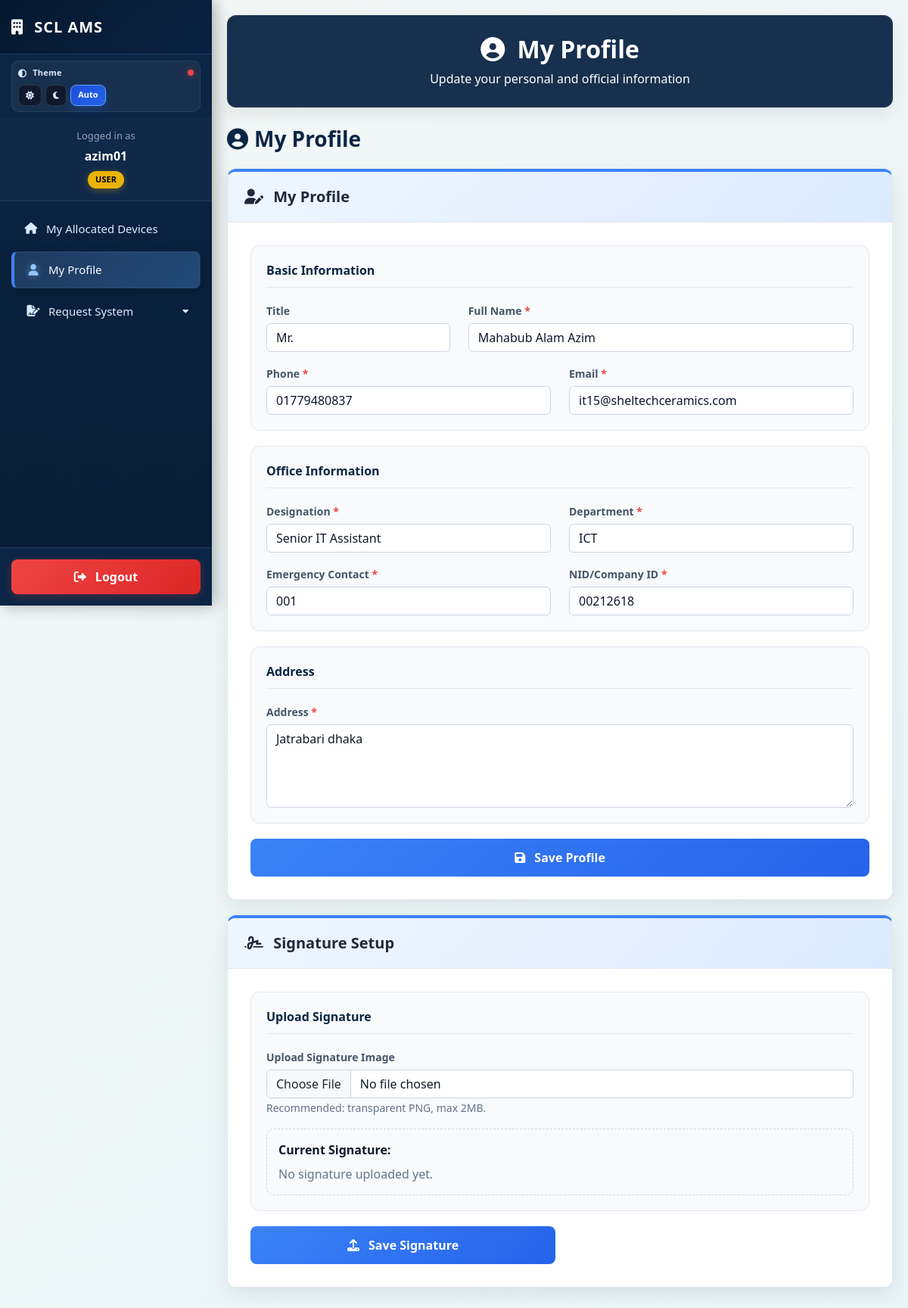
Screenshot of /profile.php (signed in) with the database file from the repository.
### tables this page shows
CREATE TABLE `users` (
  `id` int(11) NOT NULL AUTO_INCREMENT,
  `username` varchar(100) NOT NULL,
  `role` varchar(50) NOT NULL DEFAULT 'user',
  `email` varchar(100) NOT NULL,
  `password` varchar(255) NOT NULL,
  `department` varchar(100) DEFAULT NULL,
  `user_role` varchar(50) NOT NULL DEFAULT 'user',
  `full_name` varchar(150) DEFAULT NULL,
  `title` varchar(20) DEFAULT NULL,
  `phone` varchar(20) DEFAULT NULL,
  `designation` varchar(100) DEFAULT NULL,
  `place_of_posting` varchar(150) DEFAULT NULL,
  `employee_category` varchar(50) DEFAULT NULL,
  `employment_status` varchar(50) DEFAULT NULL,
  `date_of_joining` date DEFAULT NULL,
  `nid_company_id` varchar(50) DEFAULT NULL,
  `emergency_contact` varchar(20) DEFAULT NULL,
  `address` text DEFAULT NULL,
  `confirm_token` varchar(100) DEFAULT NULL,
  `confirm_token_expiry` datetime DEFAULT NULL,
  `token_created_at` datetime DEFAULT NULL,
  `created_at` timestamp NULL DEFAULT current_timestamp(),
  `last_login_ip` varchar(50) DEFAULT NULL,
  `allow_theme_control` tinyint(1) NOT NULL DEFAULT 0,
  `signature_type` varchar(20) DEFAULT NULL,
  `signature_file` varchar(255) DEFAULT NULL,
  `signature_draw` text DEFAULT NULL,
  `is_active` tinyint(1) NOT NULL DEFAULT 1,
  PRIMARY KEY (`id`),
  UNIQUE KEY `username` (`username`),
  UNIQUE KEY `email` (`email`)
);

### profile.php (the view, shortened to what this page needs)
<?php
require_once('header.php');
function h($value) {
    return htmlspecialchars((string)($value ?? ''), ENT_QUOTES, 'UTF-8');
}
$username = $_SESSION['UserName'];
$department_list = ["ICT", "HR & Admin", "Accounts & Finance", "Sales & Marketing", "Supply Chain", "Production", "Civil Engineering", "Electrical", "Mechanical", "Glazeline", "Laboratory & Quality Control", "Power & Generation", "Press", "Sorting & Packing", "Squaring & Polishing", "VAT", "Kiln", "Inventory", "Audit", "Brand"];
$sql = "SELECT * FROM users WHERE username = ? LIMIT 1";
$stmt = mysqli_prepare($conn, $sql);
mysqli_stmt_bind_param($stmt, "s", $username);
mysqli_stmt_execute($stmt);
$user_data = mysqli_fetch_assoc(mysqli_stmt_get_result($stmt));
?>
<div class="profile-card fade-in">
    <div class="profile-header">
        <i class="fas fa-user-edit me-2"></i> My Profile
    </div>
    <div class="profile-body">
        <form method="POST" action="">
            <div class="form-block">
                <div class="form-section-title">Basic Information</div>
                <div class="row mb-3">
                    <div class="col-md-4 mb-3 mb-md-0">
                        <label>Title</label>
                        <select name="title" class="form-select">
                            <option value="Mr." <?php echo (($user_data['title'] ?? '') == 'Mr.') ? 'selected' : ''; ?>>Mr.</option>
                        </select>
                    </div>
                    <div class="col-md-8">
                        <label>Full Name <span class="asterisk">*</span></label>
                        <input type="text" name="full_name" class="form-control" value="<?php echo h($user_data['full_name'] ?? ''); ?>" required>
                    </div>
                </div>
                <div class="row">
                    <div class="col-md-6 mb-3 mb-md-0">
                        <label>Phone <span class="asterisk">*</span></label>
                        <input type="text" name="phone" class="form-control" value="<?php echo h($user_data['phone'] ?? ''); ?>" required>
                    </div>
                    <div class="col-md-6">
                        <label>Email <span class="asterisk">*</span></label>
                        <input type="email" name="email" class="form-control" value="<?php echo h($user_data['email'] ?? ''); ?>" required>
                    </div>
                </div>
            </div>
            <div class="form-block">
                <div class="form-section-title">Office Information</div>
                <div class="row mb-3">
                    <div class="col-md-6 mb-3 mb-md-0">
                        <label>Designation <span class="asterisk">*</span></label>
                        <input type="text" name="designation" class="form-control" value="<?php echo h($user_data['designation'] ?? ''); ?>" required>
                    </div>
                    <div class="col-md-6">
                        <label>Department <span class="asterisk">*</span></label>
                        <select name="department" class="form-select" required>
                            <?php foreach($department_list as $dept): ?>
                                <option value="<?php echo h($dept); ?>" <?php echo (($user_data['department'] ?? '') == $dept) ? 'selected' : ''; ?>>
                                    <?php echo h($dept); ?>
                                </option>
                            <?php endforeach; ?>
                        </select>
                    </div>
                </div>
                <div class="row">
                    <div class="col-md-6 mb-3 mb-md-0">
                        <label>Emergency Contact <span class="asterisk">*</span></label>
                        <input type="text" name="emergency_contact" class="form-control" value="<?php echo h($user_data['emergency_contact'] ?? ''); ?>" required>
                    </div>
                    <div class="col-md-6">
                        <label>NID/Company ID <span class="asterisk">*</span></label>
                        <input type="text" name="nid_company_id" class="form-control" value="<?php echo h($user_data['nid_company_id'] ?? ''); ?>" required>
                    </div>
                </div>
            </div>
            <div class="form-block">
                <div class="form-section-title">Address</div>
                <div class="mb-0">
                    <label>Address <span class="asterisk">*</span></label>
                    <textarea name="address" class="form-control" rows="4" required><?php echo h($user_data['address'] ?? ''); ?></textarea>
                </div>
            </div>
            <button type="submit" class="btn-save">
                <i class="fas fa-save me-2"></i> Save Profile
            </button>
        </form>
    </div>
</div>
<div class="profile-card fade-in">
    <div class="profile-header">
        <i class="fas fa-signature me-2"></i> Signature Setup
    </div>
    <div class="profile-body">
        <form action="profile_signature_save.php" method="POST" enctype="multipart/form-data">
            <div class="form-block">
                <div class="form-section-title">Upload Signature</div>
                <div class="mb-3">
                    <label>Upload Signature Image</label>
                    <input type="file" name="signature_file" class="form-control" accept=".png,.jpg,.jpeg,.webp" required>
                    <small class="text-muted">Recommended: transparent PNG, max 2MB.</small>
                </div>
                <div class="signature-preview-box">
                    <strong>Current Signature:</strong>
                    <?php if (!empty($user_data['signature_file'])): ?>
                        <?php
                            $sig_file = trim((string)$user_data['signature_file']);
                            $sig_url  = '/uploads/signatures/' . rawurlencode($sig_file) . '?v=' . time();
                        ?>
                        <div class="sig-file-name"><?php echo h($sig_file); ?></div>
                        <img
                            src="<?php echo h($sig_url); ?>"
                            alt="Signature"
                            onerror="this.style.display='none'; document.getElementById('sig-error-box').style.display='block';"
                        >
                        <div id="sig-error-box" class="sig-error">
                            Signature image failed to load.
                        </div>
                    <?php else: ?>
                        <div class="text-muted mt-2">No signature uploaded yet.</div>
                    <?php endif; ?>
                </div>
            </div>
            <div class="sig-action-row">
                <button type="submit" class="btn-save">
                    <i class="fas fa-upload me-2"></i> Save Signature
                </button>
            </div>
        </form>
    </div>
</div>
<?php
require_once('layout_inventory.php');
?>

### rows the page displays
users: title "Mr.", full_name "Mahabub Alam Azim", phone "01779480837", email "it15@sheltechceramics.com", designation "Senior IT Assistant", emergency_contact "001", nid_company_id "00212618", address "Jatrabari dhaka"

### other values shown
$username "azim01"
$user_role_raw "USER"
$page_header_title "My Profile"
$page_header_subtitle "Update your personal and official information"
$page_top_title "My Profile"
form field department "ICT"
